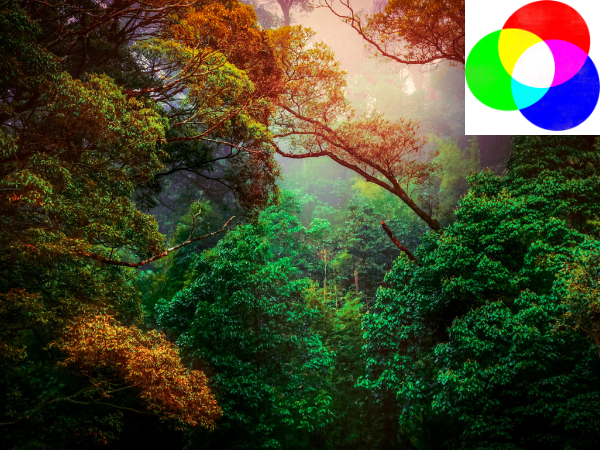
#> input picture OPEN_CV/Photos/OPEN_CV_test.png, 600 x 450 px, found by its file name
$ python smoothing.py
#> lines starting #> are read from the running program, lines starting #| are printed output that depends on the picture
import cv2 as cv

img = cv.imread('OPEN_CV/Photos/OPEN_CV_test.png')
#> img is the input picture: shape (450, 600, 3); mean B, G, R 43.1, 70.2, 68.7
cv.imshow('OpenCV', img)

#Averaging
average = cv.blur(img, (5,5))
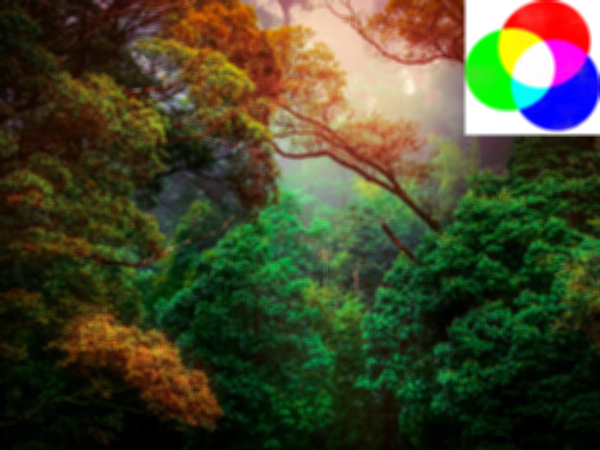
#> average: shape (450, 600, 3); mean B, G, R 43.1, 70.2, 68.7
cv.imshow('Blur', average)

#Gaussian
gaussian = cv.GaussianBlur(average, (5,5), 0)
cv.imshow('Gaussian', gaussian)

#Median
median = cv.medianBlur(average, 5)
cv.imshow('Median', median)

#Bilateral
bilateral = cv.bilateralFilter(average, 5, 15, 15)
#parameteres : 1. src = image, 2. d= distance for near pixel, 3. sigmacolor= color similarity  ,4.sigmaspace=  filter sigma
cv.imshow('Bilateral', bilateral)

cv.waitKey(0)
